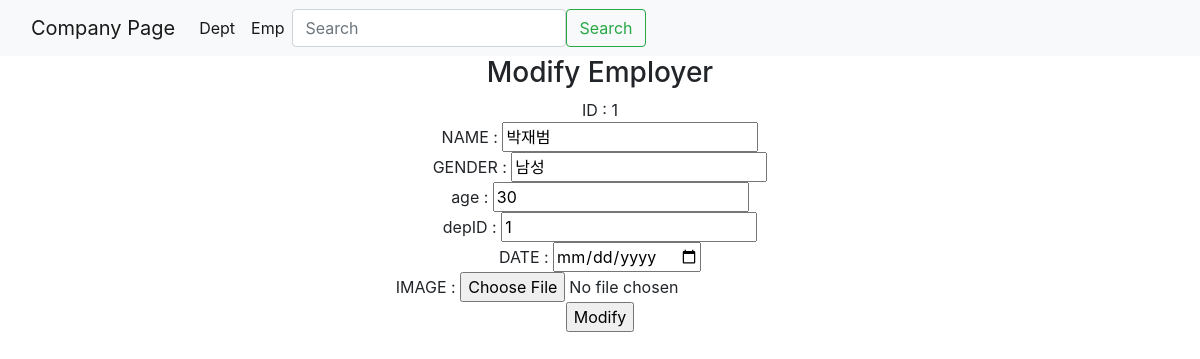
Screenshot of /company/employer/1mod/ with the database file from the repository.
### company/models.py (models this page shows, shortened)
class Employer(models.Model):
    Employer_ID = models.AutoField(primary_key=True)
    Department_ID= models.ForeignKey("Department", on_delete=models.CASCADE)
    Employer_NAME = models.CharField(max_length=100)
    Employer_GENDER = models.CharField(max_length=30)
    Employer_age = models.IntegerField(default=0)
    Date_of_Join = models.DateField(null=True) #같이 쓴게 아니라 수정해서 더했기때문에 이렇게 썼음 ; 오류나서;
    Photo_Image = models.ImageField(upload_to='emp/images/%Y/%m/%d', blank=True, null=True) #같이 쓴게 아니라 수정해서 더했기때문에 이렇게 썼음 ; 오류나서;
    upload_at= models.DateTimeField(auto_now =True,null=True) #같이 쓴게 아니라 수정해서 더했기때문에 이렇게 썼음 ; 오류나서;

class Department(models.Model):
    Department_ID = models.AutoField(primary_key=True)
    Department_NAME = models.CharField(max_length=100)
    def __str__(self):
        return str(self.Department_ID)

### company/views.py (the view)
# urls.py: path('employer/<str:ID>mod/',views.modEmployerOne,name='empMod'),
def modEmployerOne(request,ID):
    qs =Employer.objects.get(Employer_ID=ID)
    context = {'employer_info': qs}
    return render(request, 'emp/modifyEmployer.html',context)

### company/templates/emp/modifyEmployer.html (shortened to what this page needs)
<!DOCTYPE html>
<html lang="ko">
	<head>
        <link rel="stylesheet" href="https://stackpath.bootstrapcdn.com/bootstrap/4.3.1/css/bootstrap.min.css">
	</head>
{% include 'emp/emp.navbar.html' %}
	<body>
    <center>
		<h3>Modify Employer</h3>
		{% if employer_info %}
		<form action="{% url 'company:modConE' %}" method="post">
			ID : {{employer_info.Employer_ID}}</br>
			NAME : <input type="text" name="NAME" value={{employer_info.Employer_NAME}}></br>
			GENDER : <input type="text" name="GENDER" value={{employer_info.Employer_GENDER}}></br>
			age : <input type="text" name="age" value={{employer_info.Employer_age}}></br>
			depID : <input type="text" name="depID" value={{employer_info.Department_ID}}></br>
            DATE : <input type="date"  name="DATE" value= {{ employer_info.Date_of_Join }}></br>
            IMAGE : <input type ="file" name="Image" value = {{ employer_info.Photo_Image }}> </br>
			<input type="submit" value="Modify">
		</form>
		{% else %}
			<p>student: 0</p>
		{% endif %}
    </center>
	</body>
</html>

### rows the page displays
Employer: Employer_ID "1", NAME "박재범", GENDER "남성", age "30", depID "1"
